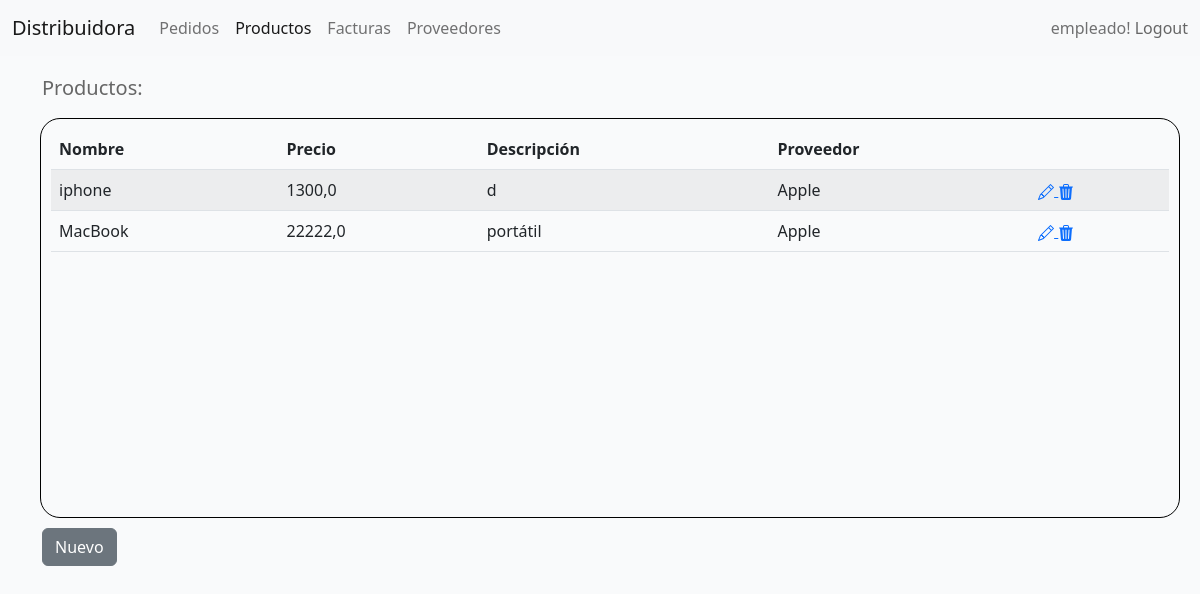
The app's page /productos/ (signed in) with its own data.
### distribuidora_app/models.py (models this page shows, shortened)
class BasicModel(models.Model):
    id=models.AutoField(primary_key= True)
    state = models.BooleanField('Estado', default=True)
    created_date= models.DateField('Fecha de creación',auto_now=False, auto_now_add=True)
    modified_date= models.DateField('Fecha de modificación',auto_now=True, auto_now_add=False)
    deleted_date= models.DateField('Fecha de eliminación',auto_now=True, auto_now_add=False)
    class Meta:
        abstract = True
        verbose_name='Modelo Base'
        verbose_name_plural='Modelos Base'

class ProductoModel(BasicModel):
    name= models.CharField(verbose_name='Nombre producto',max_length=100,blank=False,null=False)
    precio= models.FloatField(blank=False,null=False)
    descripcion= models.CharField(verbose_name='Descripción',max_length=200)
    proveedor = models.ForeignKey(ProveedorModel,on_delete=models.CASCADE)
    class Meta:
        verbose_name= 'Producto'
        verbose_name_plural='Productos'

class ProveedorModel(BasicModel):
    name= models.CharField(verbose_name='Nombre',max_length=100,blank=False,null=False)
    domicilio= models.CharField(verbose_name='Domicilio',max_length=200,blank=False,null=False)
    telefono= models.CharField(verbose_name='Telefono',max_length=15,blank=False,null=False)
    cif= models.CharField(verbose_name='CIF',max_length=20,blank=False,null=False)
    observaciones=models.CharField(verbose_name='Notas',max_length=200,blank=True,null=True,default='---')
    class Meta:
        verbose_name= 'Proveedor'
        verbose_name_plural='Proveedores'
    def __str__(self):
        return self.name

### distribuidora_app/views.py (the view, shortened to what this page needs)
# urls.py: path('productos/',ProductosView.as_view(),name='productos'),
class ProductosView(View):
    def get (self,request,pk=None,*args,**kwargs):
        HAS_ACCESS:False
        usuario = self.request.user
        context={}
        if usuario.is_authenticated and usuario.is_active :
            if usuario.has_perm('distribuidora_app.view_productomodel'):
                HAS_ACCESS=True
                try:
                    perfil= Perfil.objects.get(usuario=usuario)
                except:
                    perfil=None
                if usuario.is_staff:
                    productosList= ProductoModel.objects.filter(state=True).all()
                    form_Producto=ProductoAdminForm()
                elif perfil.is_proveedor :
                    productosList= ProductoModel.objects.filter(state=True ,proveedor=perfil.proveedor).all()
                    form_Producto=ProductoForm()
                else:
                    return redirect('no_autorizado')
                if pk != None:
                    if usuario.has_perm('distribuidora_app.change_productomodel'):
                        producto_editable = ProductoModel.objects.filter(state=True,pk=pk).first()
                        form_editable=ProductoEditForm(instance=producto_editable)
                        context['form_editable']=form_editable
                        context['producto_editable']=producto_editable.id
                context['HAS_ACCESS']= HAS_ACCESS
                context['productos_list']=productosList
                if usuario.has_perm('distribuidora_app.add_productomodel'):
                    context['form']=form_Producto
                return render(request,'app/productos/productos.html',context )
            else:#si no tiene permiso
                return redirect('no_autorizado')
        else:
            return redirect ('landing_home')

### distribuidora_app/templates/app/productos/productos.html (shortened to what this page needs)
{%extends 'core_template/base_generic.html' %}
{%load static%}
{%block css%}
<link href="{% static 'css/proveedores.css' %}" rel="stylesheet" type="text/css" >
{%endblock%}
{%block content%}
{% if  HAS_ACCESS %}
<div class="container  ">
    <div class="row ">
        <h5>Productos:</h5>
        <div class="col col-12 tabla_proveedores ">
            <table class="table table-striped ">
                <thead>
                    <tr>
                        <th>
                            Nombre
                        </th>
                        <th>
                            Precio
                        </th>
                        <th>
                            Descripción
                        </th>
                        {% if request.user.is_staff %}
                        <th>
                            Proveedor
                        </th>
                        {%endif%}
                        <th>
                        </th>
                    </tr>
                </thead>
                <tbody>
                    {%if productos_list%}
                        {%for producto in productos_list%}
                        {%if producto_editable == producto.id%}
                        <form action="" method="post">{%csrf_token%}
                        <tr>
                            <td>
                                    {{form_editable.name}}
                            </td>
                            <td>
                                {{producto.precio}}
                            </td>
                            <td>
                                {{form_editable.descripcion}}
                            </td>
                            {% if request.user.is_staff %}
                            <td>
                                {{form_editable.proveedor}}
                            </td>
                            {%else%}
                           <input type="hidden" name="proveedor" value=" {{form_editable.proveedor.value}} "  >
                            {%endif%}
                            <td>
                                <button type="submit">
                                    <svg xmlns="http://www.w3.org/2000/svg" width="16" height="16" fill="currentColor" class="bi bi-check-circle-fill ver" viewBox="0 0 16 16">
                                        <path d="M16 8A8 8 0 1 1 0 8a8 8 0 0 1 16 0zm-3.97-3.03a.75.75 0 0 0-1.08.022L7.477 9.417 5.384 7.323a.75.75 0 0 0-1.06 1.06L6.97 11.03a.75.75 0 0 0 1.079-.02l3.992-4.99a.75.75 0 0 0-.01-1.05z"/>
                                      </svg>
                                    </button>
                            </td>
                        </tr>
                        </form>
                        {%else%}
                        <tr>
                            <td>
                                    {{producto.name}}
                            </td>
                            <td>
                                {{producto.precio}}
                            </td>
                            <td>
                                {{producto.descripcion}}
                            </td>
                            {% if request.user.is_staff %}
                            <td>
                                {{producto.proveedor}}
                            </td>
                            {%endif%}
                            <td>
                                {%if perms.distribuidora_app.change_productomodel%}
                                <a href="{%url 'producto_edita' producto.id  %}">
                                </a>
                                {%endif%}
                                {%if perms.distribuidora_app.delete_productomodel%}
                                <a href="{%url 'producto_elimina' producto.id  %}">
                                </a>
                                {%endif%}
                            </td>
                        </tr>
                        {%endif%}
                        {%endfor%}
                    {%endif%}
                </tbody>
              </table>
        </div>
    </div>
    {%if perms.distribuidora_app.add_productomodel%}
<button type="button" class="btn btn-secondary" data-bs-toggle="modal" data-bs-target="#exampleModal">
    Nuevo  </button>
</div>
      {%endif%}
{%endif%}
{%endblock%}

### distribuidora_app/templates/app/nav.html (shortened to what this page needs)
<header>
    <nav class="navbar navbar-expand-lg bg-light">
        <div class="container-fluid">
          <a class="navbar-brand" href="{%url 'home-app'%}">Distribuidora</a>
          <div class="collapse navbar-collapse" id="navbarText">
            <ul class="navbar-nav me-auto mb-2 mb-lg-0">
              {% if perms.distribuidora_app.view_pedidomodel %}
              <li class="nav-item">
                <a class="nav-link {% if request.path == '/pedidos/'  or request.path == '/pedidos_create/'%} active {% endif %}" aria-current="page" href="{%url 'pedidos'%}">Pedidos</a>
              </li>
              {%endif%}
              {% if perms.distribuidora_app.view_productomodel %}
              <li class="nav-item">
                <a class="nav-link {% if request.path == '/productos/' %} active {% endif %} " aria-current="page" href="{%url 'productos'%}">Productos</a>
              </li>
              {%endif%}
              <li class="nav-item">
                <a class="nav-link" href="#">Facturas</a>
              </li>
              {% if request.user.is_staff %}
              {% if perms.distribuidora_app.view_proveedormodel %}
              <li class="nav-item">
                <a class="nav-link {% if request.path == '/proveedores/' %} active {% endif %}" href="{%url 'proveedores'%}">Proveedores</a>
              </li>
              {%endif%}
              {%endif%}
            </ul>
            <span class="navbar-text">
                {{request.user}}!
            </span>
            <span><a class="nav-link" href="{%url 'logout'%}">&nbspLogout</a></span>
          </div>
        </div>
      </nav>
</header>

### distribuidora/static/css/base.css (style rules this page uses)
body { color: #666; background-color:rgba(199, 215, 221, 0.1) ; }

### distribuidora_app/static/css/proveedores.css (style rules this page uses)
.tabla_proveedores { width: 100%; border: 1px solid black; height: 400px; margin: 10px; padding: 10px; overflow-y: scroll; border-radius: 20px; }
.container .row h5 { margin-top: 20px; }

### records on screen
ProductoModel: name "iphone", precio "1300,0", descripcion "d", proveedor "Apple"
ProductoModel: name "MacBook", precio "22222,0", descripcion "portátil", proveedor "Apple"

### other values on screen
{{ request.user }} "empleado"
